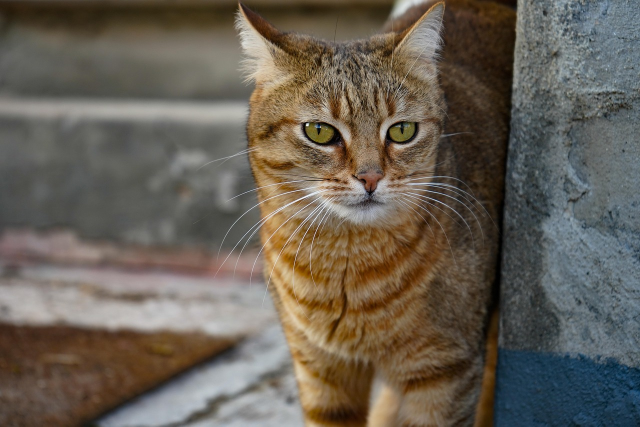
#> input picture 6/cat.jpg, 1280 x 853 px (shown at 1/2 size)
$ python ex4.py
#> lines starting #> are read from the running program, lines starting #| are printed output that depends on the picture
import cv2
import matplotlib.pyplot as plt

img = cv2.imread("cat.jpg", cv2.IMREAD_COLOR)
#> img is the input picture: shape (853, 1280, 3); mean B, G, R 84.4, 95.5, 103.4

img = cv2.cvtColor(img, cv2.COLOR_BGR2RGB)

resized = cv2.resize(img, (100, 200))
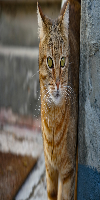
#> resized: shape (200, 100, 3); mean R, G, B 103.4, 95.5, 84.4

rotated = cv2.rotate(img, cv2.ROTATE_90_CLOCKWISE)
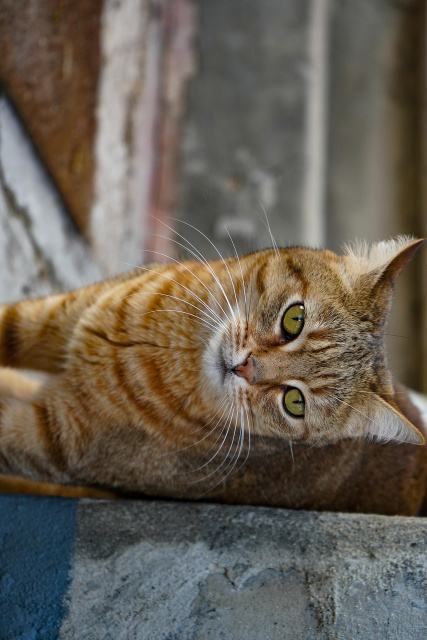
#> rotated: shape (1280, 853, 3) (shown at 1/2 size); mean R, G, B 103.4, 95.5, 84.4

trans = cv2.resize(img, (200, 100))
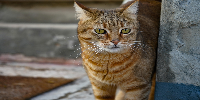
#> trans: shape (100, 200, 3); mean R, G, B 103.3, 95.4, 84.3
trans = cv2.rotate(trans, cv2.ROTATE_90_COUNTERCLOCKWISE)
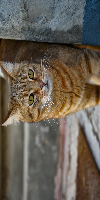
#> trans: shape (200, 100, 3); mean R, G, B 103.3, 95.4, 84.3

# 원본 사진
plt.subplot(2, 2, 1)
plt.imshow(img)
plt.title("Original")
plt.axis("off")

# 이미지 크기 변환
plt.subplot(2, 2, 2)
plt.imshow(resized)
plt.title("RGB Image")
plt.axis("off")

# 이미지 회전
plt.subplot(2, 2, 3)
plt.imshow(rotated)
plt.title("Rotated")
plt.axis("off")

# 이미지 변환 + 회전
plt.subplot(2, 2, 4)
plt.imshow(trans)
plt.title("trans")
plt.axis("off")

plt.show()

$ run again, with 6/cow.jpg copied over 6/cat.jpg
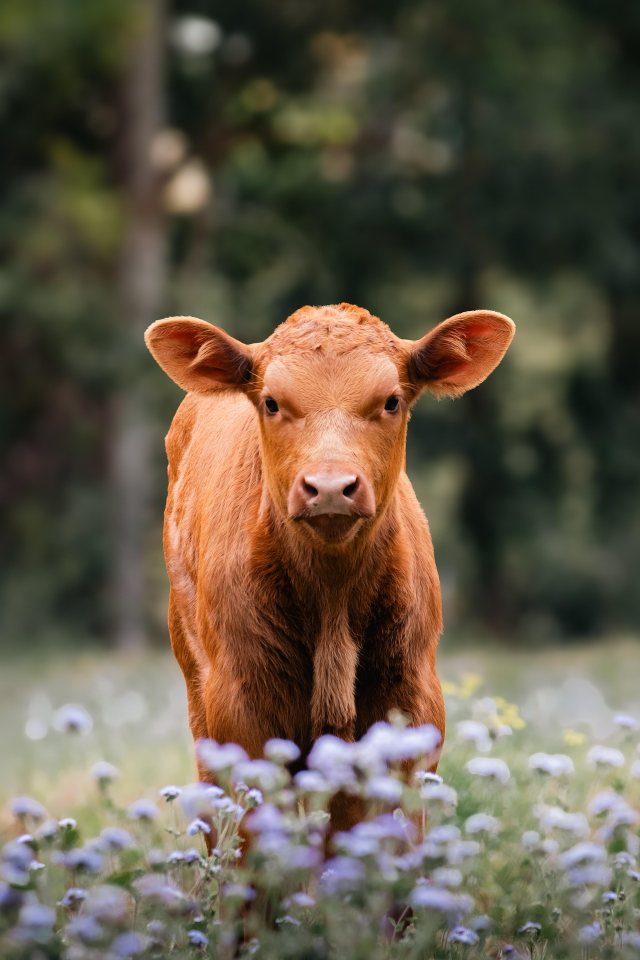
#> input picture 6/cow.jpg, 1280 x 1920 px (shown at 1/2 size)
#> img is the input picture: shape (1920, 1280, 3); mean B, G, R 73, 89.6, 99.9
#> `rotated = cv2.rotate(img, cv2.ROTATE_90_CLOCKWISE)`:
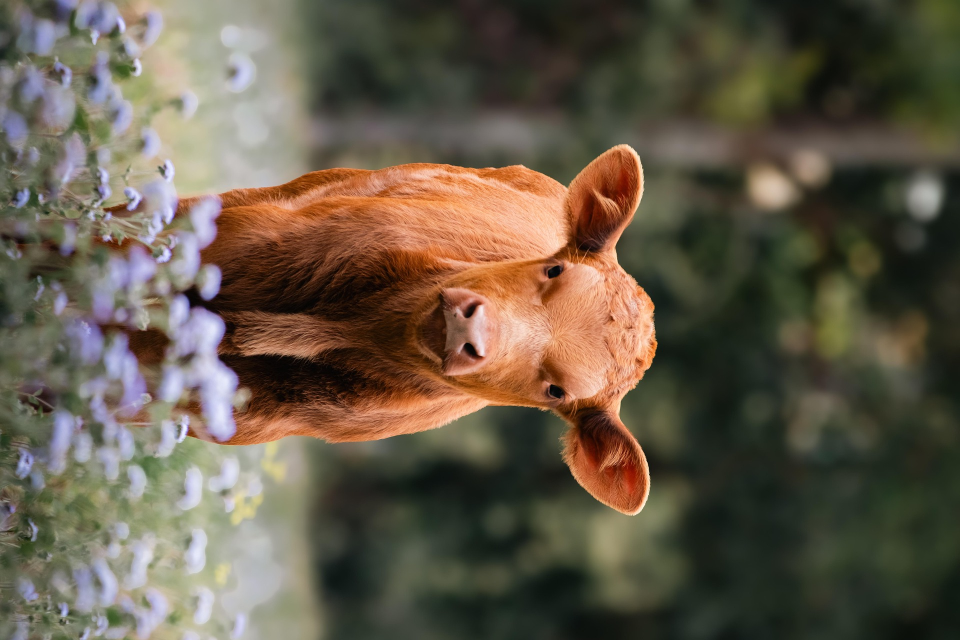
#> rotated: shape (1280, 1920, 3) (shown at 1/2 size); mean R, G, B 99.9, 89.6, 73
#> `trans = cv2.rotate(trans, cv2.ROTATE_90_COUNTERCLOCKWISE)`:
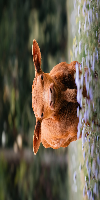
#> trans: shape (200, 100, 3); mean R, G, B 99.7, 89.5, 72.9

$ run again, with 6/puppy.jpg copied over 6/cat.jpg
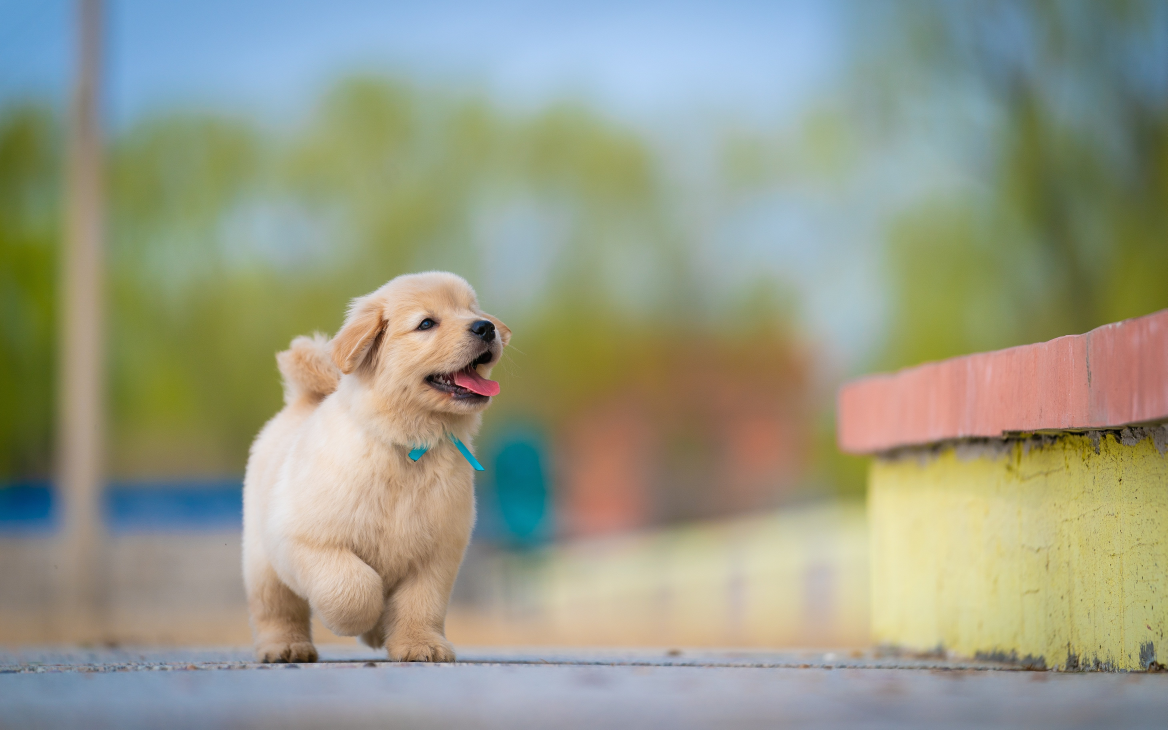
#> input picture 6/puppy.jpg, 5837 x 3648 px (shown at 1/5 size)
#> img is the input picture: shape (3648, 5837, 3); mean B, G, R 135.8, 155, 151.7
#> `rotated = cv2.rotate(img, cv2.ROTATE_90_CLOCKWISE)`:
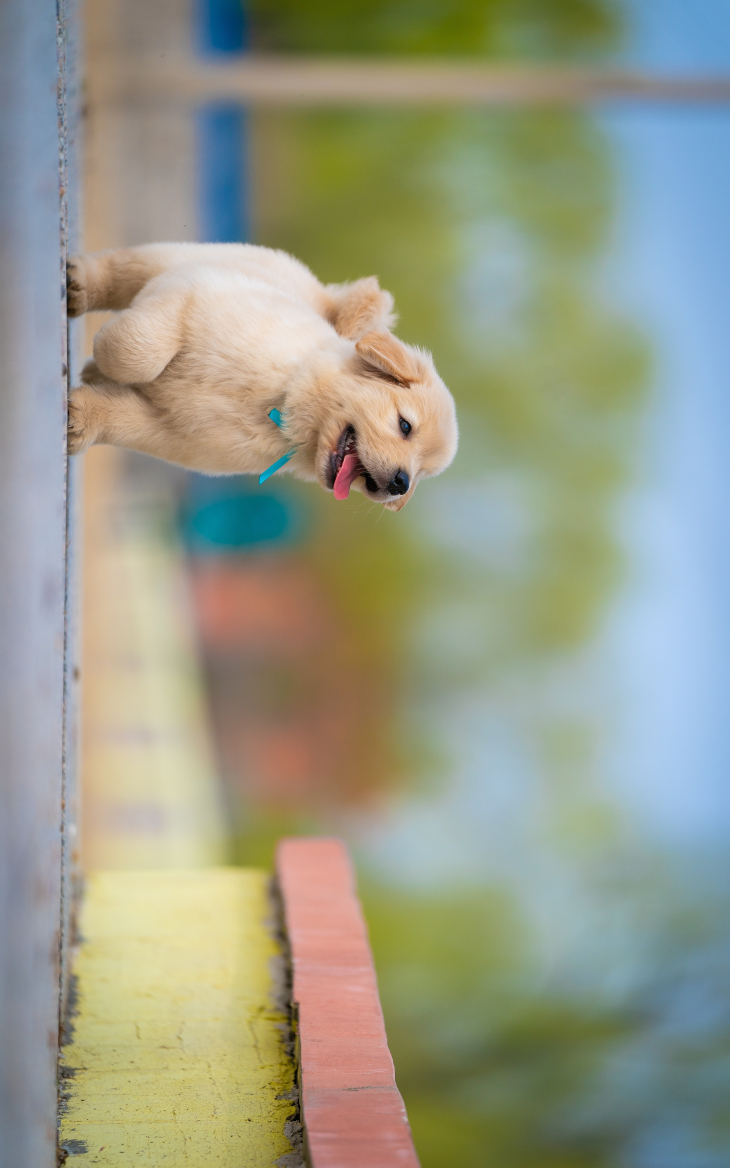
#> rotated: shape (5837, 3648, 3) (shown at 1/5 size); mean R, G, B 151.7, 155, 135.8
#> `trans = cv2.rotate(trans, cv2.ROTATE_90_COUNTERCLOCKWISE)`:
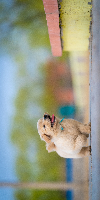
#> trans: shape (200, 100, 3); mean R, G, B 151.6, 154.8, 135.6
